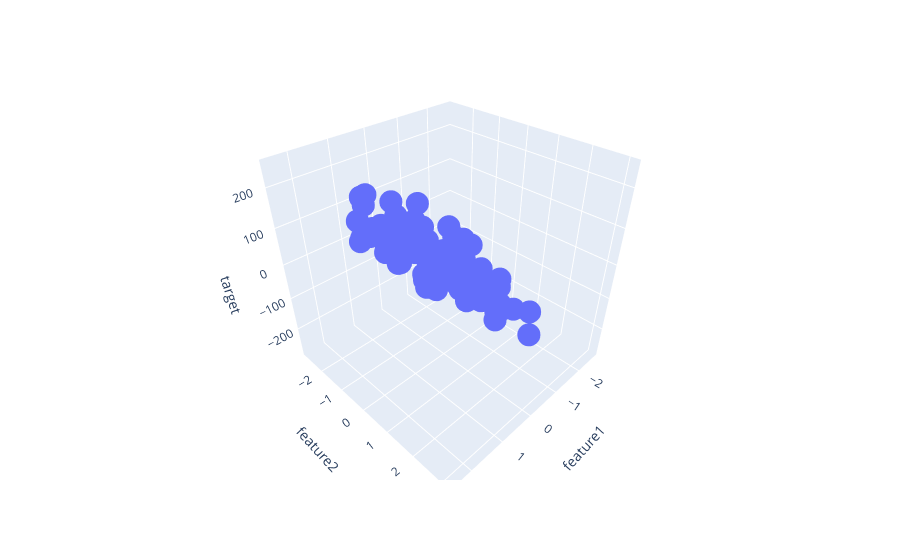

Source (notebook cell):
### Code cell
fig = px.scatter_3d(df, x='feature1', y='feature2', z='target')

fig.show()
